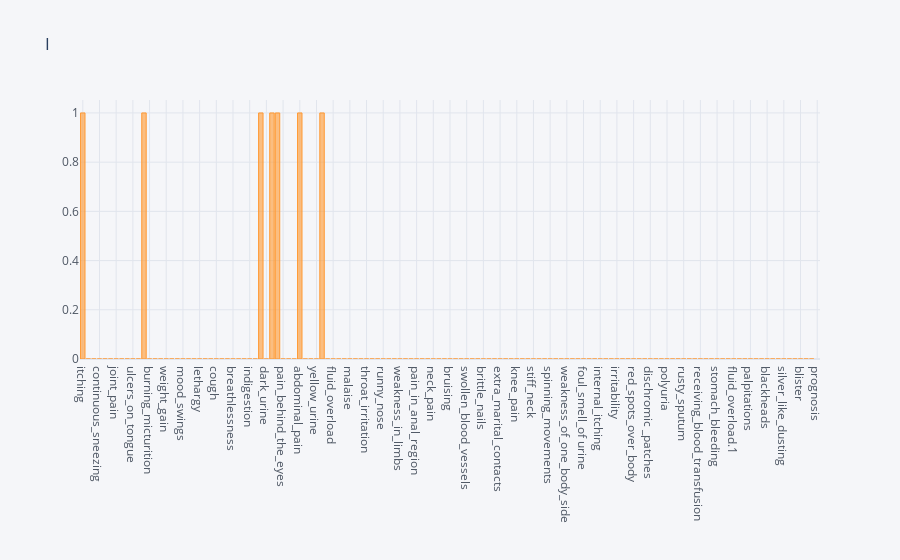

Notebook cell for this chart:
### Code cell
Disease_data.iloc[3].iplot(kind= 'bar', asFigure= True).update_layout(title= prognosis[0])

### Figure 1 — Plotly figure (JSON) as saved in the notebook; plotly's stock layout.template omitted (floating-point values rounded to 4 significant figures; data arrays with more than 128 entries replaced by an {"elided": "..."} marker saying what was removed)
{"data": [{"marker": {"color": "rgba(255, 153, 51, 0.6)", "line": {"color": "rgba(255, 153, 51, 1.0)", "width": 1}}, "name": "3", "orientation": "v", "text": "", "type": "bar", "x": {"elided": "133 str values"}, "y": {"elided": "133 mixed values"}}], "layout": {"legend": {"bgcolor": "#F5F6F9", "font": {"color": "#4D5663"}}, "paper_bgcolor": "#F5F6F9", "plot_bgcolor": "#F5F6F9", "title": {"text": "I"}, "xaxis": {"gridcolor": "#E1E5ED", "showgrid": true, "tickfont": {"color": "#4D5663"}, "title": {"font": {"color": "#4D5663"}, "text": ""}, "zerolinecolor": "#E1E5ED"}, "yaxis": {"gridcolor": "#E1E5ED", "showgrid": true, "tickfont": {"color": "#4D5663"}, "title": {"font": {"color": "#4D5663"}, "text": ""}, "zerolinecolor": "#E1E5ED"}}}
